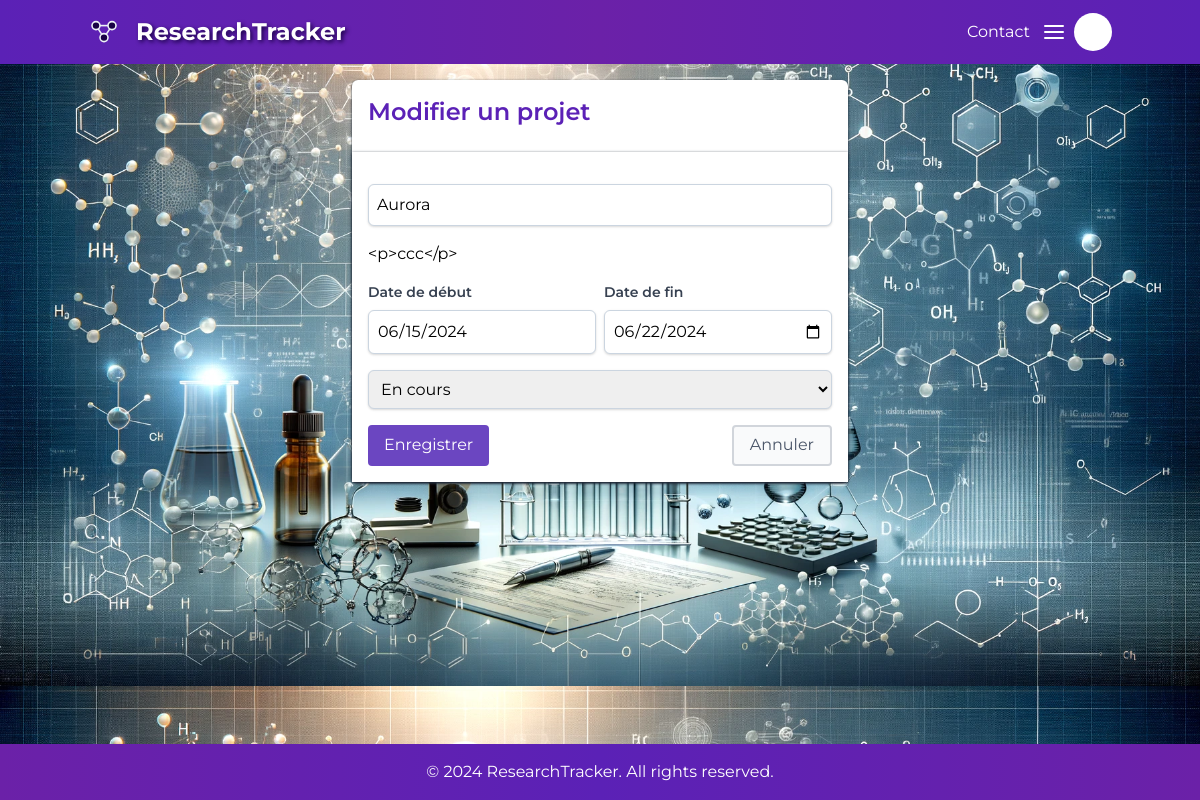
Screenshot of /projets/edit/2/ with the database file from the repository.
### projects/models.py (models this page shows, shortened)
class Project(models.Model):
    STATUS_CHOICES = [
        ('in_progress', 'En cours'),
        ('published', 'Publié'),
        ('rejected', 'Rejeté'),
        ('corrected', 'Corrigé'),
    ]
    user = models.ForeignKey(settings.AUTH_USER_MODEL, related_name='owned_projects', on_delete=models.CASCADE)
    collaborators = models.ManyToManyField(settings.AUTH_USER_MODEL, related_name='collaborative_projects', blank=True)
    title = models.CharField(max_length=200)
    description = CKEditor5Field(blank=True, null=True)
    start_date = models.DateField()
    end_date = models.DateField()
    status = models.CharField(max_length=20, choices=STATUS_CHOICES, default='in_progress')
    class Meta:
        verbose_name = 'Projet'
        verbose_name_plural = 'Projets'

### projects/views.py (the view)
# urls.py: path('edit/<int:pk>/', ProjectUpdateView.as_view(), name='project-edit'),
class ProjectUpdateView(UpdateView):
    model = Project
    form_class = ProjectForm
    template_name = 'projects/project_form.html'
    success_url = reverse_lazy('project-list')
    def get_context_data(self, **kwargs):
        context = super().get_context_data(**kwargs)
        context['action'] = 'Modifier un projet'
        return context

### projects/templates/projects/project_form.html (shortened to what this page needs)
{% extends "base.html" %}
{% load static %}
{% block content %}
    <div class="container mx-auto mt-1 w-1/2 rounded-md bg-white shadow shadow-gray-800">
        <h1 class="text-2xl px-2 pt-4 pb-2 font-semibold text-violet-800 my-4 mx-2">{{ action }}</h1>
        <form method="post" class="space-y-4 bg-white shadow shadow-gray-800 p-4 ">
            <div>
                {{ form.title }}
            </div>
            <div>
                {{ form.description|safe }}
            </div>
            <div class="mb-4 flex items-center">
                <div class="w-1/2 mr-2">
                    <label class="block text-gray-700 text-sm font-semibold mb-2" for="id_start_date">Date de
                        début</label>
                    {{ form.start_date }}
                </div>
                <div class="w-1/2">
                    <label class="block text-gray-700 text-sm font-semibold mb-2" for="id_end_date">Date de fin</label>
                    {{ form.end_date }}
                </div>
            </div>
            <div>
                {{ form.status }}
            </div>
            <div class="flex justify-between">
                <button type="submit" class="btn-save">
                    Enregistrer
                </button>
                <a href="{% url 'project-list' %}" class="btn-cancel">
                    Annuler
                </a>
            </div>
        </form>
    </div>
{% endblock %}

### rows the page displays
Project: title "Aurora", description "<p>ccc</p>", start_date "06/15/2024", end_date "06/22/2024", status "En cours"

### other values shown
{{ action }} "Modifier un projet"
